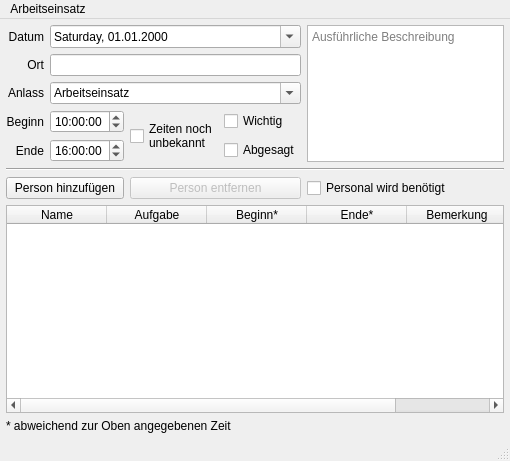
<?xml version="1.0" encoding="UTF-8"?>
<ui version="4.0">
 <class>ActivityWindow</class>
 <widget class="QMainWindow" name="ActivityWindow">
  <property name="geometry">
   <rect>
    <x>0</x>
    <y>0</y>
    <width>510</width>
    <height>461</height>
   </rect>
  </property>
  <property name="windowTitle">
   <string>MainWindow</string>
  </property>
  <property name="unifiedTitleAndToolBarOnMac">
   <bool>false</bool>
  </property>
  <widget class="QWidget" name="centralwidget">
   <layout class="QGridLayout" name="gridLayout" rowstretch="0,0,0,0,0,0,0,0,0" columnstretch="0,0,0,0,0,0">
    <property name="leftMargin">
     <number>6</number>
    </property>
    <property name="topMargin">
     <number>6</number>
    </property>
    <property name="rightMargin">
     <number>6</number>
    </property>
    <property name="bottomMargin">
     <number>6</number>
    </property>
    <item row="0" column="0">
     <widget class="QLabel" name="label">
      <property name="text">
       <string>Datum</string>
      </property>
      <property name="alignment">
       <set>Qt::AlignmentFlag::AlignRight|Qt::AlignmentFlag::AlignTrailing|Qt::AlignmentFlag::AlignVCenter</set>
      </property>
      <property name="buddy">
       <cstring>dateDatum</cstring>
      </property>
     </widget>
    </item>
    <item row="1" column="0">
     <widget class="QLabel" name="label_2">
      <property name="text">
       <string>Ort</string>
      </property>
      <property name="alignment">
       <set>Qt::AlignmentFlag::AlignRight|Qt::AlignmentFlag::AlignTrailing|Qt::AlignmentFlag::AlignVCenter</set>
      </property>
      <property name="buddy">
       <cstring>lineOrt</cstring>
      </property>
     </widget>
    </item>
    <item row="8" column="0" colspan="5">
     <widget class="QLabel" name="label_8">
      <property name="text">
       <string>* abweichend zur Oben angegebenen Zeit</string>
      </property>
     </widget>
    </item>
    <item row="4" column="1" colspan="2">
     <widget class="QTimeEdit" name="timeEnde">
      <property name="time">
       <time>
        <hour>16</hour>
        <minute>0</minute>
        <second>0</second>
       </time>
      </property>
     </widget>
    </item>
    <item row="3" column="0">
     <widget class="QLabel" name="label_5">
      <property name="text">
       <string>Beginn</string>
      </property>
      <property name="alignment">
       <set>Qt::AlignmentFlag::AlignRight|Qt::AlignmentFlag::AlignTrailing|Qt::AlignmentFlag::AlignVCenter</set>
      </property>
      <property name="buddy">
       <cstring>timeBeginn</cstring>
      </property>
     </widget>
    </item>
    <item row="3" column="4">
     <widget class="QCheckBox" name="checkWichtig">
      <property name="text">
       <string>Wichtig</string>
      </property>
     </widget>
    </item>
    <item row="6" column="5">
     <widget class="QCheckBox" name="checkBoxBenoetigt">
      <property name="text">
       <string>Personal wird benötigt</string>
      </property>
     </widget>
    </item>
    <item row="0" column="5" rowspan="5">
     <widget class="QPlainTextEdit" name="plainBeschreibung">
      <property name="sizeAdjustPolicy">
       <enum>QAbstractScrollArea::SizeAdjustPolicy::AdjustToContentsOnFirstShow</enum>
      </property>
      <property name="placeholderText">
       <string>Ausführliche Beschreibung</string>
      </property>
     </widget>
    </item>
    <item row="4" column="4">
     <widget class="QCheckBox" name="checkAbgesagt">
      <property name="text">
       <string>Abgesagt</string>
      </property>
     </widget>
    </item>
    <item row="3" column="1" colspan="2">
     <widget class="QTimeEdit" name="timeBeginn">
      <property name="time">
       <time>
        <hour>10</hour>
        <minute>0</minute>
        <second>0</second>
       </time>
      </property>
     </widget>
    </item>
    <item row="6" column="0" colspan="3">
     <widget class="QPushButton" name="buttonInsert">
      <property name="text">
       <string>Person hinzufügen</string>
      </property>
     </widget>
    </item>
    <item row="1" column="1" colspan="4">
     <widget class="QLineEdit" name="lineOrt"/>
    </item>
    <item row="4" column="0">
     <widget class="QLabel" name="label_6">
      <property name="text">
       <string>Ende</string>
      </property>
      <property name="alignment">
       <set>Qt::AlignmentFlag::AlignRight|Qt::AlignmentFlag::AlignTrailing|Qt::AlignmentFlag::AlignVCenter</set>
      </property>
      <property name="buddy">
       <cstring>timeEnde</cstring>
      </property>
     </widget>
    </item>
    <item row="0" column="1" colspan="4">
     <widget class="QDateEdit" name="dateDatum">
      <property name="displayFormat">
       <string>dddd, dd.MM.yyyy</string>
      </property>
      <property name="calendarPopup">
       <bool>true</bool>
      </property>
     </widget>
    </item>
    <item row="5" column="0" colspan="6">
     <widget class="Line" name="line_2">
      <property name="orientation">
       <enum>Qt::Orientation::Horizontal</enum>
      </property>
     </widget>
    </item>
    <item row="3" column="3" rowspan="2">
     <widget class="QCheckBox" name="checkZeiten">
      <property name="text">
       <string>Zeiten noch
unbekannt</string>
      </property>
     </widget>
    </item>
    <item row="2" column="0">
     <widget class="QLabel" name="label_3">
      <property name="text">
       <string>Anlass</string>
      </property>
      <property name="alignment">
       <set>Qt::AlignmentFlag::AlignRight|Qt::AlignmentFlag::AlignTrailing|Qt::AlignmentFlag::AlignVCenter</set>
      </property>
      <property name="buddy">
       <cstring>comboAnlass</cstring>
      </property>
     </widget>
    </item>
    <item row="7" column="0" colspan="6">
     <widget class="QTableWidget" name="tablePersonen">
      <property name="sortingEnabled">
       <bool>true</bool>
      </property>
      <attribute name="horizontalHeaderShowSortIndicator" stdset="0">
       <bool>true</bool>
      </attribute>
      <column>
       <property name="text">
        <string>Name</string>
       </property>
      </column>
      <column>
       <property name="text">
        <string>Aufgabe</string>
       </property>
      </column>
      <column>
       <property name="text">
        <string>Beginn*</string>
       </property>
      </column>
      <column>
       <property name="text">
        <string>Ende*</string>
       </property>
      </column>
      <column>
       <property name="text">
        <string>Bemerkung</string>
       </property>
       <property name="toolTip">
        <string>Angeben, ob es sich bei der Person um eine Externe handelt, ob sie auf den Führerstand mitfährt, oder Azubi ist oder aber ein Teilnehmer eines Schnupperkurses.</string>
       </property>
      </column>
     </widget>
    </item>
    <item row="6" column="3" colspan="2">
     <widget class="QPushButton" name="buttonRemove">
      <property name="enabled">
       <bool>false</bool>
      </property>
      <property name="text">
       <string>Person entfernen</string>
      </property>
     </widget>
    </item>
    <item row="2" column="1" colspan="4">
     <widget class="QComboBox" name="comboAnlass">
      <property name="editable">
       <bool>true</bool>
      </property>
      <property name="currentText">
       <string>Arbeitseinsatz</string>
      </property>
      <property name="placeholderText">
       <string>Arbeitseinsatz</string>
      </property>
      <item>
       <property name="text">
        <string>Infrastrukturarbeiten</string>
       </property>
      </item>
      <item>
       <property name="text">
        <string>Streckenfahrt</string>
       </property>
      </item>
      <item>
       <property name="text">
        <string>Vegetationsarbeiten</string>
       </property>
      </item>
      <item>
       <property name="text">
        <string>vlexx-Lehrgang</string>
       </property>
      </item>
      <item>
       <property name="text">
        <string>Werkstattarbeiten</string>
       </property>
      </item>
      <item>
       <property name="text">
        <string>Waggonarbeiten</string>
       </property>
      </item>
      <item>
       <property name="text">
        <string>Zugvorbereitung</string>
       </property>
      </item>
     </widget>
    </item>
   </layout>
  </widget>
  <widget class="QMenuBar" name="menubar">
   <property name="geometry">
    <rect>
     <x>0</x>
     <y>0</y>
     <width>510</width>
     <height>37</height>
    </rect>
   </property>
   <widget class="QMenu" name="menuArbeitseinsatz">
    <property name="title">
     <string>Arbeitseinsatz</string>
    </property>
    <addaction name="actionClose"/>
    <addaction name="separator"/>
    <addaction name="actionDelete"/>
    <addaction name="separator"/>
    <addaction name="actionPdf"/>
    <addaction name="actionPrint"/>
   </widget>
   <addaction name="menuArbeitseinsatz"/>
  </widget>
  <widget class="QStatusBar" name="statusbar"/>
  <action name="actionClose">
   <property name="icon">
    <iconset theme="QIcon::ThemeIcon::WindowClose"/>
   </property>
   <property name="text">
    <string>Schließen</string>
   </property>
   <property name="shortcut">
    <string>Ctrl+W</string>
   </property>
  </action>
  <action name="actionDelete">
   <property name="icon">
    <iconset theme="QIcon::ThemeIcon::ListRemove"/>
   </property>
   <property name="text">
    <string>Löschen</string>
   </property>
   <property name="shortcut">
    <string>Ctrl+Backspace</string>
   </property>
  </action>
  <action name="actionPdf">
   <property name="icon">
    <iconset theme="QIcon::ThemeIcon::DocumentNew"/>
   </property>
   <property name="text">
    <string>Als PDF sichern…</string>
   </property>
   <property name="toolTip">
    <string>Als PDF sichern…</string>
   </property>
   <property name="shortcut">
    <string>Ctrl+Shift+P</string>
   </property>
  </action>
  <action name="actionPrint">
   <property name="icon">
    <iconset theme="QIcon::ThemeIcon::DocumentPrint"/>
   </property>
   <property name="text">
    <string>Drucken…</string>
   </property>
   <property name="shortcut">
    <string>Ctrl+P</string>
   </property>
  </action>
 </widget>
 <tabstops>
  <tabstop>dateDatum</tabstop>
  <tabstop>lineOrt</tabstop>
  <tabstop>comboAnlass</tabstop>
  <tabstop>timeBeginn</tabstop>
  <tabstop>timeEnde</tabstop>
  <tabstop>checkZeiten</tabstop>
  <tabstop>checkWichtig</tabstop>
  <tabstop>checkAbgesagt</tabstop>
  <tabstop>plainBeschreibung</tabstop>
  <tabstop>buttonInsert</tabstop>
  <tabstop>buttonRemove</tabstop>
  <tabstop>checkBoxBenoetigt</tabstop>
  <tabstop>tablePersonen</tabstop>
 </tabstops>
 <resources/>
 <connections>
  <connection>
   <sender>actionClose</sender>
   <signal>triggered()</signal>
   <receiver>ActivityWindow</receiver>
   <slot>close()</slot>
   <hints>
    <hint type="sourcelabel">
     <x>-1</x>
     <y>-1</y>
    </hint>
    <hint type="destinationlabel">
     <x>462</x>
     <y>355</y>
    </hint>
   </hints>
  </connection>
 </connections>
</ui>
